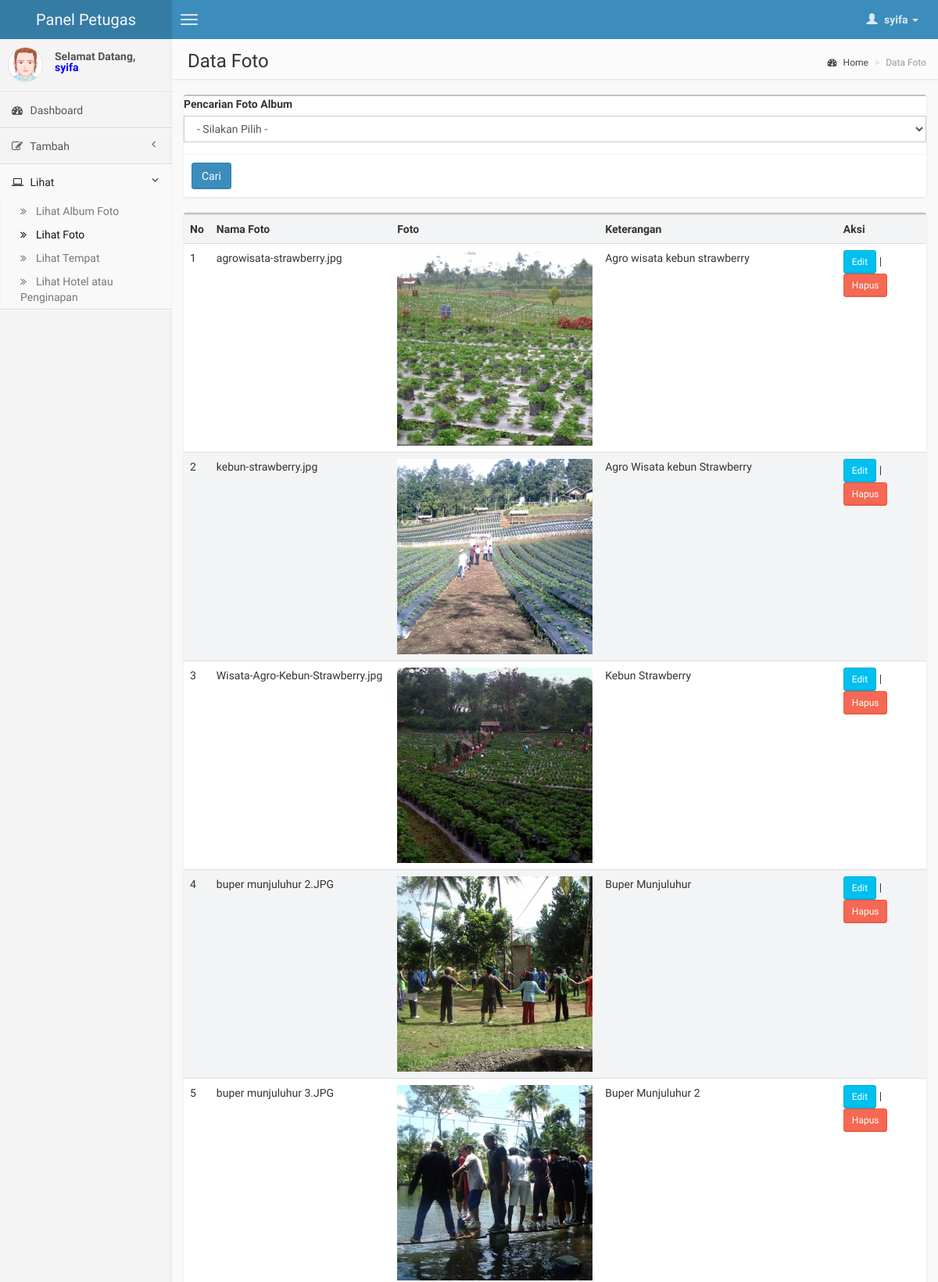
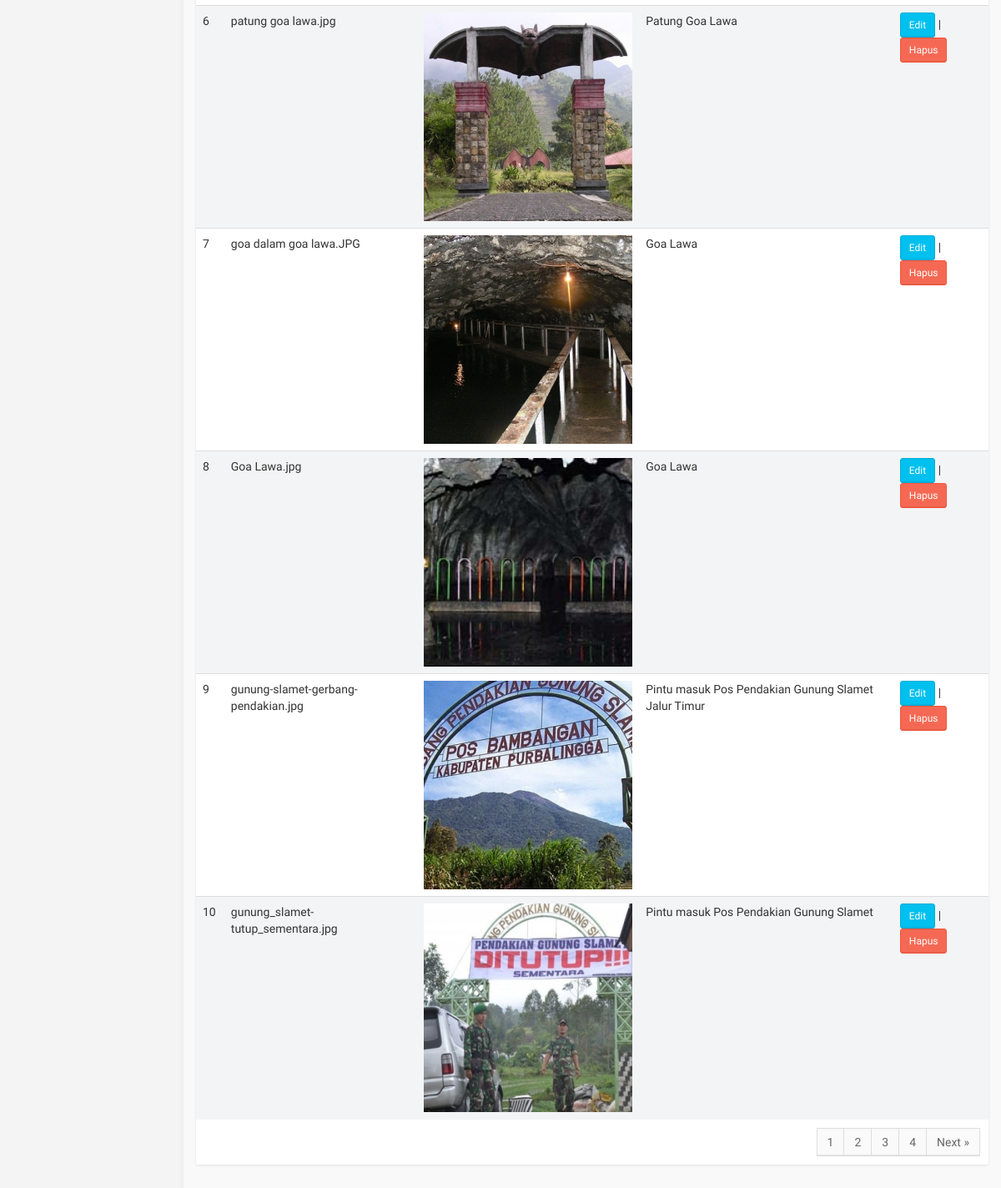
Screenshot of /dashboard/petugas/data_photo.php (signed in) with the database file from the repository (2 pictures, top to bottom).
### tables this page shows
CREATE TABLE IF NOT EXISTS `sig_data_photo` (
  `id_foto` int(11) NOT NULL AUTO_INCREMENT,
  `id_album` int(2) NOT NULL,
  `foto` varchar(255) NOT NULL,
  `keterangan` text NOT NULL,
  PRIMARY KEY (`id_foto`)
);

### dashboard/petugas/data_photo.php (the view, shortened to what this page needs)
<?php
if($_SESSION['Hak_Akses'] == 'Petugas')
{?>
<!DOCTYPE html>
<html>
    <head>
        <link href="css/bootstrap.min.css" rel="stylesheet" type="text/css" />
        <link href="css/font-awesome.min.css" rel="stylesheet" type="text/css" />
        <link href="css/AdminLTE.css" rel="stylesheet" type="text/css" />
    <body class="skin-blue">
        <header class="header">
            <a href="index.php" class="logo">
                Panel Petugas
            </a>
            <nav class="navbar navbar-static-top" role="navigation">
                <a href="#" class="navbar-btn sidebar-toggle" data-toggle="offcanvas" role="button">
                    <span class="icon-bar"></span>
                    <span class="icon-bar"></span>
                    <span class="icon-bar"></span>
                </a>
                <div class="navbar-right">
                    <ul class="nav navbar-nav">
                        <li class="dropdown user user-menu">
                            <a href="#" class="dropdown-toggle" data-toggle="dropdown">
                                <i class="glyphicon glyphicon-user"></i>
                                <span><?php echo $_SESSION['Username'];?> <i class="caret"></i></span>
                            </a>
                        </li>
                    </ul>
                </div>
            </nav>
        </header>
        <div class="wrapper row-offcanvas row-offcanvas-left">
            <aside class="left-side sidebar-offcanvas">
                <section class="sidebar">
                    <div class="user-panel">
                        <div class="pull-left image">
                           <?php if($_SESSION['Jenis_Kelamin']== 'Laki - Laki') { ?>
                           <img src="img/avatar5.png" class="img-circle" alt="User Image" />
                           <?php }
				     	   else{ ?>
                           <img src="img/avatar2.png" class="img-circle" alt="User Image" />
                           <?php } ?>
                        </div>
                        <div class="pull-left info">
                            Selamat Datang, <br>
                          <p style="font-weight:bold; color:#00F;"> <?php echo $_SESSION['Username'];?></p>
                        </div>
                    </div>
                    <ul class="sidebar-menu">
                        <li class="">
                            <a href="index.php">
                                <i class="fa fa-dashboard"></i> <span>Dashboard</span>
                            </a>
                        </li>
                        <li class="treeview">
                            <a href="#">
                                <i class="fa fa-edit"></i>
                                <span>Tambah</span>
                                <i class="fa fa-angle-left pull-right"></i>
                            </a>
                        </li>
                        <li class="treeview active">
                            <a href="#">
                                <i class="fa fa-laptop"></i>
                                <span>Lihat</span>
                                <i class="fa fa-angle-left pull-right"></i>
                            </a>
                            <ul class="treeview-menu">
                                <li><a href="data_album.php"><i class="fa fa-angle-double-right"></i>Lihat Album Foto</a></li>
                                <li class="active"><a href="data_photo.php"><i class="fa fa-angle-double-right"></i>Lihat Foto</a></li>
                                <li><a href="data_place.php"><i class="fa fa-angle-double-right"></i>Lihat Tempat</a></li>
                                <li><a href="data_hotel.php"><i class="fa fa-angle-double-right"></i>Lihat Hotel atau Penginapan</a></li>
                        </li>
                    </ul>
                </section>
            </aside>
            <aside class="right-side">
                <section class="content-header">
                    <h1>
                    Data Foto
                    </h1>
                    <ol class="breadcrumb">
                        <li><a href="#"><i class="fa fa-dashboard"></i> Home</a></li>
                        <li class="active">Data Foto</li>
                    </ol>
                </section>
                <section class="content">
                    <div class="row">
                        <div class="col-md-12">
                            <form action="search_photo.php" method="post">
                            <div class="box">
                            	<div class="box-body no-padding">
                                    <div class="form-group">
                                            <label>Pencarian Foto Album</label>
                                            <select class="form-control" name="foto" id="foto" required>
                                                <option>- Silakan Pilih -</option>
                                            </select>
                                     </div>
                                     <div class="box-footer">
                            			<button type="submit" class="btn btn-primary">Cari</button>
                            		 </div>
                            	</div>
                            </div>
                            </form>
                            <div class="box">
                                <div class="box-body no-padding">
                                    <table class="table table-striped">
                                         <tr>
                                           <th>No</th>
                                           <th>Nama Foto</th>
                                           <th>Foto</th>
                                           <th>Keterangan</th>
                                           <th>Aksi</th>
                                         </tr>
                                        <?php
											$dataPerPage = 10;
											if(isset($_GET['page']))
											{
												$noPage = $_GET['page'];
											}
											else $noPage = 1;
											$offset = ($noPage - 1) * $dataPerPage;
											$no = 1;
											$queri = "SELECT * FROM `sig_data_photo` LIMIT $offset, $dataPerPage";
											$ambil = mysql_query($queri);
											if(mysql_num_rows($ambil) != 0)
											{
												while($urai = mysql_fetch_array($ambil))
												{
										?>
                                       <tr>
                                           <td><?php echo $no++;?></td>
                                           <td><?php echo $urai['foto'];?></td>
                                           <td><img src="../../image/photo/250x250_<?php echo $urai['foto'];?>"></td>
                                           <td><?php echo $urai['keterangan'];?></td>
                                           <td><a href="edit_photo.php?id_foto=<?php echo $urai['id_foto']?>" title="Edit"><button class="btn btn-info btn-sm">Edit</button></a> | <a href="../../process/delete_photo.php?id_foto=<?php echo $urai['id_foto'];?>" onClick="return confirm('Apakah Anda akan Menghapus Foto dengan id = <?php echo $urai['id_foto'];?> ?')" title="Hapus Foto"><button class="btn btn-danger btn-sm">Hapus</button></a></td>
                                            </tr>
                                         <?php }
										}
											$query 	= "SELECT COUNT(*) AS jumData FROM `sig_data_photo`";
											$hasil  = mysql_query($query);
											$data   = mysql_fetch_array($hasil);
											$jumData = $data['jumData'];
											$jumPage = ceil($jumData/$dataPerPage);?>
                                    </table>
                                </div>
                                <div class="box-footer clearfix">
                                    <ul class="pagination no-margin pull-right">
									  <?php
											for($page = 1; $page <= $jumPage; $page++)
											{
													 if ((($page >= $noPage - 3) && ($page <= $noPage + 3)) || ($page == 1) || ($page == $jumPage))
													 {
														if (($showPage != ($jumPage - 1)) && ($page == $jumPage))  echo "";
														else echo "<li> <a href='".$_SERVER['PHP_SELF']."?page=".$page."' class='active'>".$page."</a> </li> ";
													 }
											}
											if ($noPage < $jumPage) echo "<li> <a href='".$_SERVER['PHP_SELF']."?page=".($noPage+1)."'>Next &raquo;</a> </li>";
									   ?>
                                    </ul>
                                </div>
                            </div>
                        </div>
                    </div>
                </section>
            </aside>
        </div>
    </body>
</html>
<?php
}
else
{
	include("error.php");
}?>

### rows the page displays
sig_data_photo: foto "agrowisata-strawberry.jpg", foto (picture), keterangan "Agro wisata kebun strawberry"
sig_data_photo: foto "kebun-strawberry.jpg", foto (picture), keterangan "Agro Wisata kebun Strawberry"
sig_data_photo: foto "Wisata-Agro-Kebun-Strawberry.jpg", foto (picture), keterangan "Kebun Strawberry"
sig_data_photo: foto "buper munjuluhur 2.JPG", foto (picture), keterangan "Buper Munjuluhur"
sig_data_photo: foto "buper munjuluhur 3.JPG", foto (picture), keterangan "Buper Munjuluhur 2"
sig_data_photo: foto "patung goa lawa.jpg", foto (picture), keterangan "Patung Goa Lawa"
sig_data_photo: foto "goa dalam goa lawa.JPG", foto (picture), keterangan "Goa Lawa"
sig_data_photo: foto "Goa Lawa.jpg", foto (picture), keterangan "Goa Lawa"
sig_data_photo: foto "gunung-slamet-gerbang-pendakian.jpg", foto (picture), keterangan "Pintu masuk Pos Pendakian Gunung Slamet Jalur Timur"
sig_data_photo: foto "gunung_slamet-tutup_sementara.jpg", foto (picture), keterangan "Pintu masuk Pos Pendakian Gunung Slamet"

### other values shown
$_SESSION['Username'] "syifa"
